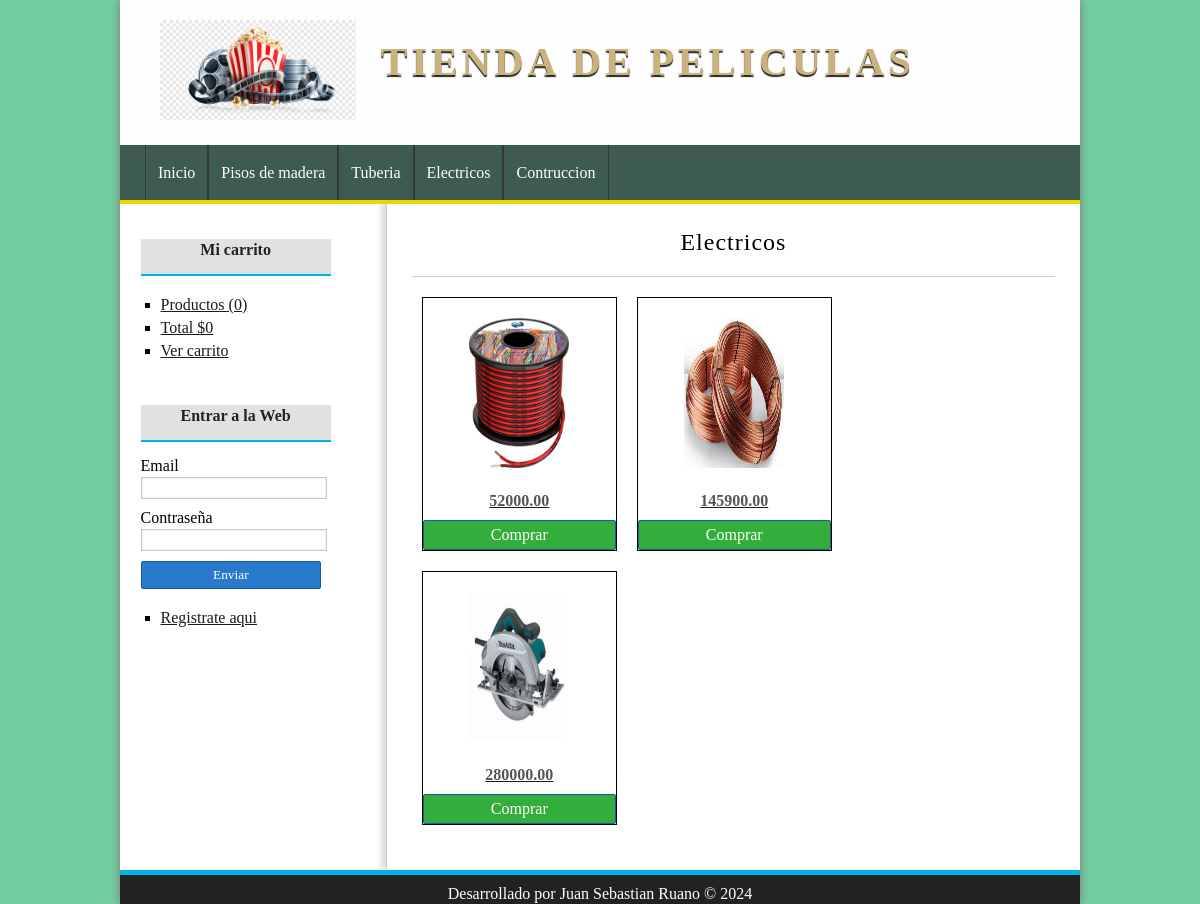
The app's page /categoria/ver&id=2 with its own data.
### tables this page shows
CREATE TABLE `t_categorias` (
  `id_categoria` int(11) NOT NULL,
  `nombre_categoria` varchar(100) NOT NULL
);

CREATE TABLE `t_productos` (
  `id_producto` int(11) NOT NULL,
  `nombre_producto` varchar(100) NOT NULL,
  `descripcion` varchar(255) NOT NULL,
  `precio` float(100,2) NOT NULL,
  `stock` int(100) NOT NULL,
  `oferta` varchar(20) NOT NULL,
  `fecha` date NOT NULL,
  `imagen` varchar(255) DEFAULT NULL,
  `id_categoria` int(11) NOT NULL
);

### config/db.php (called while the page is built)
<?php
class Database{
    public static function connect(){
        $db = new mysqli('localhost','root','','TiendaPeliculas');
        $db->query("SET NAMES 'utf8'");
        return $db;
    }
}

### helpers/utils.php (called while the page is built, shortened)
<?php
class Utils{
    public static function showCategorias(){
        require_once 'models/categoria.php';
        $categoria = new Categoria();
        $categorias = $categoria->getAll();
        return $categorias;
    }
}

### models/categoria.php (called while the page is built, shortened)
<?php
    class Categoria{
        private $id;
        private $db;
        public function __construct()
        {
         $this->db = Database::connect();
        }
        function getId(){
            return $this->id;
        }
        function setId($id){
            $this->id = $id;
        }
        public function getAll(){
            $categorias = $this->db->query("SELECT * FROM t_categorias ORDER BY id_categoria DESC;");
            return $categorias;
        }
        public function getOne(){
            $categoria = $this->db->query("SELECT * FROM t_categorias WHERE id_categoria={$this->getId()};");
            return $categoria->fetch_object();
        }
    }

### controllers/categoriaController.php (called while the page is built, shortened)
<?php
require_once 'models/categoria.php';
require_once 'models/producto.php';
class categoriaController{
    public function ver(){
        if(isset($_GET['id'])){
            $id = ($_GET['id']);
            $categoria = new Categoria();
            $categoria->setId($id);
            $categoria = $categoria->getOne();
            $producto = new Producto();
            $producto->setIdCategoria($id);
            $productos = $producto->getAllCategory();
        }
        require_once 'views/categoria/ver.php';
    }
}

### models/producto.php (called while the page is built, shortened)
<?php
class Producto{
    private $id_categoria;
    private $db;
    public function __construct()
    {
     $this->db = Database::connect();
    }
    function getIdCategoria(){
        return $this->id_categoria;
    }
    function setIdCategoria($id_categoria){
        $this->id_categoria = $id_categoria;
    }
    public function getAllCategory(){
        $sql = "SELECT p.*, c.nombre_categoria FROM t_productos p "
            . "INNER JOIN t_categorias c ON c.id_categoria = p.id_Categoria "
            . "WHERE p.id_categoria = {$this->getIdCategoria()} "
            . "ORDER by id_categoria DESC";
        $productos = $this->db->query($sql);
        return $productos;
    }
}

### views/categoria/ver.php (the view, shortened to what this page needs)
<?php require_once "models/producto.php";?>
<?php if(isset($categoria)): ?>
    <h1><?=$categoria->nombre_categoria?></h1>
    <?php if($productos->num_rows == 0): ?>
        <p>No hay productos para mostrar</p>
    <?php else: ?>
        <?php while($product = $productos->fetch_object()): ?>
            <div class="product">
                <a href="<?=base_url?>producto/ver&id=<?=$product->id_producto?>">
                    <?php if($product->imagen != null): ?>
                        <img src="<?=base_url?>uploads/images/<?=$product->imagen?>" />
                    <?php else: ?>
                        <img src="<?=base_url?>assets/img/ferretaria.PNG" />
                    <?php endif; ?>
                    <p><?=$product->precio?></p>
                    <a href="#" class="button">Comprar</a>
                </a>
            </div>
        <?php endwhile; ?>
    <?php endif; ?>
<?php else: ?>
    <h1>La categoria no existe</h1>
<?php endif; ?>

### views/layout/header.php (shortened to what this page needs)
<!DOCTYPE html>
<html lang="es">
<head>
    <link rel="stylesheet" type="text/css" href="<?=base_url?>assets/css/styles.css" />
    <link rel="stylesheet" href="https://cdnjs.cloudflare.com/ajax/libs/font-awesome/6.0.0-beta3/css/all.min.css">
</head>
<body>
    <div id="container">
        <header id="header">
            <div id="logo">
                <img src="<?=base_url?>assets/img/peliculas.png" alt="Ferreteria logo" />
                <a href="<?=base_url?>">Tienda de Peliculas</a>
            </div>
        </header>
        <?php $categorias = Utils::showCategorias(); ?>
        <nav id="menu">
            <ul>
                <li>
                    <a href="<?=base_url?>">Inicio</a>
                </li>
                <?php while($cat = $categorias->fetch_object()): ?>
                    <li>
                        <a href="<?=base_url?>categoria/ver&id=<?=$cat->id_categoria?>"><?=$cat->nombre_categoria?></a>
                    </li>
                <?php endwhile; ?>
            </ul>
        </nav>
        <div id="content">

### assets/css/styles.css (style rules this page uses)
* { padding: 0px; margin: 0px; font-family: cursive; }
body { background: rgba(22, 175, 99, 0.605); }
a { color: #1b1b17; }
#container { width: 80%; margin: 0px auto; box-shadow: 0px 0px 10px gray; background: white; }
#header { height: 145px; background: #fffeff; }
#logo { padding: 20px; margin-left: 20px; float: left; }
#logo img { float: left; height: 100px; }
#logo a { float: left; font-size: 40px; letter-spacing: 4px; font-family: cursive; text-transform: uppercase; color: #cab27d; font-weight: bold; text-decoration: none; margin-top: 18px; margin-left: 25px; text-shadow: 0px 2px 1px #222222; transition: all 300ms; }
#menu { clear:both; background: #0b2f24c9; color:black; height: 55px; border-bottom: 4px solid #ead701; }
#menu ul { list-style: none; text-decoration: none; margin: 0px auto; margin-left: 25px; }
#menu ul li { line-height: 55px; float: left; border-right: 1px solid #363636; }
#menu a { display: block; color:white; text-decoration: none; padding-left: 12px; padding-right: 12px; transition: all 300ms; }
#menu a:first-child { border-left: 1px solid #363636; }
#content { margin: 0px auto; overflow: hidden; background: white; }
input[type="button"], input[type="submit"], button, .button { display: block; border-radius: 2px; width: auto; padding: 5px; padding-left: 10px; padding-right: 10px; color: white; background: #2979CD; border: 1px solid #11608E; cursor: pointer; }
.button { background: #33AE3D; color: white !important; text-decoration: none; }
#central h1 { font-size: 24px; font-weight: normal; letter-spacing: 1px; text-align: center; border-bottom: 1px solid #ccc; margin-bottom: 20px; padding: 20px; padding-top: 0px; }
.product { width: 30%; float: left; margin-left: 10px; margin-right: 10px; text-align: center; border: 1px solid; margin-bottom: 20px; }
.product img { width: 100px; margin-bottom: 10px; margin-top: 20px; height: 150px; }
.product p { font-weight: bold; color: #555; margin-bottom: 10px; }

### records on screen
t_categorias: nombre_categoria "Pisos de madera"
t_categorias: nombre_categoria "Tuberia"
t_categorias: nombre_categoria "Electricos"
t_categorias: nombre_categoria "Contruccion"
t_productos: imagen (picture), precio "52000.00"
t_productos: imagen (picture), precio "145900.00"
t_productos: imagen (picture), precio "280000.00"

### other values on screen
$stats['count'] "0"
$stats['total'] "0"
